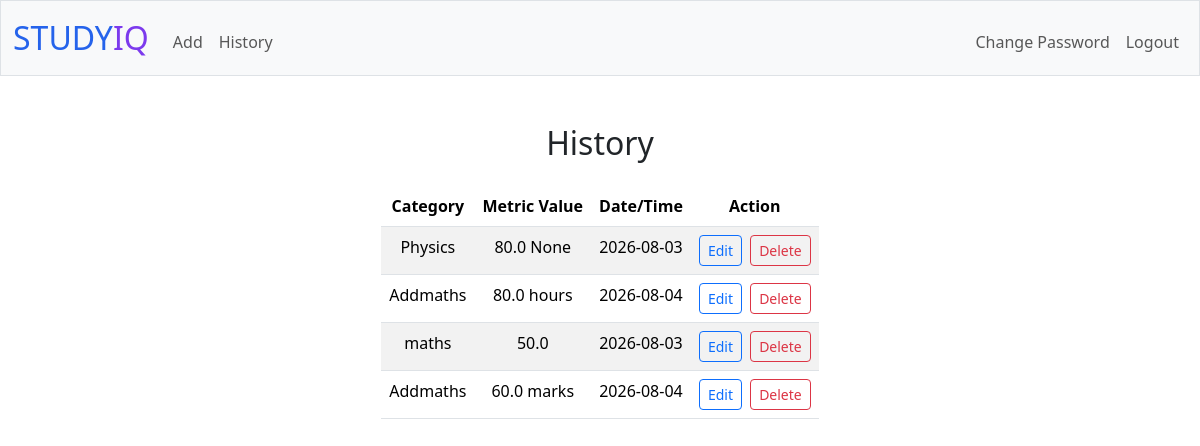
Screenshot of /history (signed in) with the database file from the repository.
### tables this page shows
CREATE TABLE entries (id INTEGER PRIMARY KEY AUTOINCREMENT, user_id INTEGER NOT NULL, category TEXT NOT NULL, metric_value REAL NOT NULL, date TEXT NOT NULL, unit TEXT, FOREIGN KEY(user_id) REFERENCES users(id));

### app.py (the view)
@app.route("/history")
@login_required
def history():
    user_id = session["user_id"]
    entries = db.execute("SELECT id, category, metric_value, unit, date FROM entries WHERE user_id=?", user_id)
    return render_template("history.html", entries=entries)

### app.py (called while the page is built)
@app.after_request
def after_request(response):
    response.headers["Cache-Control"] = "no-cache, no-store, must-revalidate"
    response.headers["Expires"] = 0
    response.headers["Pragma"] = "no-cache"
    return response

### helpers.py (called while the page is built)
def login_required(f):
    @wraps(f)
    def decorated_function(*args, **kwargs):
        if session.get("user_id") is None:
            return redirect("/login")
        return f(*args, **kwargs)
    return decorated_function

### templates/history.html (shortened to what this page needs)
{% extends "layout.html" %}
{% block main %}
    <div class="row justify-content-center">
        <div class="col-md-5">
            <h2 class="mb-4">History</h3>
            <table class="table table-striped mx-auto w-auto">
            <thead>
                <tr>
                    <th>Category</th>
                    <th>Metric Value</th>
                    <th>Date/Time</th>
                    <th>Action</th>
                </tr>
            </thead>
            <tbody>
                {% for row in entries %}
                    <tr>
                        <td>{{ row.category }}</td>
                        <td>{{ row.metric_value }} {{ row.unit }}</td>
                        <td>{{ row.date }}</td>
                        <td>
                            <a href="/edit/{{ row.id }}" class="btn btn-sm btn-outline-primary me-1">Edit</a>
                            <form action="/delete" method="post" class="d-inline">
                                <button type="submit" class="btn btn-sm btn-outline-danger" onclick="return confirm('Are you sure you want to delete this entry?');">
                                    Delete
                                </button>
                            </form>
                        </td>
                    </tr>
                {% endfor %}
            </tbody>
            </table>
{% endblock %}

### templates/layout.html (shortened to what this page needs)
<!DOCTYPE html>
<html lang="en">
    <head>
        <link href="https://cdn.jsdelivr.net/npm/bootstrap@5.3.8/dist/css/bootstrap.min.css" rel="stylesheet">
        <link href="/static/style.css" rel="stylesheet">
    </head>
    <body>
        <nav class="bg-light border navbar navbar-expand-md navbar-light">
            <div class="container-fluid">
                <a class="navbar-brand" href="/"><span class="blue">S</span><span class="white">T</span><span class="red">U</span><span class="yellow">D</span><span class="green">Y</span><span class="orange">I</span><span class="brown">Q</span></a>
                <div class="collapse navbar-collapse" id="navbar">
                    {% if session["user_id"] %}
                        <ul class="navbar-nav me-auto mt-2">
                            <li class="nav-item"><a class="nav-link" href="/add">Add</a></li>
                            <li class="nav-item"><a class="nav-link" href="/history">History</a></li>
                        </ul>
                        <ul class="navbar-nav ms-auto mt-2">
                            <li class="nav-item"><a class="nav-link" href="/change_password">Change Password</a></li>
                            <li class="nav-item"><a class="nav-link" href="/logout">Logout</a></li>
                        </ul>
                    {% else %}
                        <ul class="navbar-nav ms-auto mt-2">
                            <li class="nav-item"><a class="nav-link" href="/register">Register</a></li>
                            <li class="nav-item"><a class="nav-link" href="/login">Login</a></li>
                        </ul>
                    {% endif %}
                </div>
            </div>
        </nav>
        <main class="container py-5 text-center">
            {% block main%}{% endblock %}
        </main>
    </body>
</html>

### static/style.css (style rules this page uses)
nav .navbar-brand { font-size: xx-large; }
nav .navbar-brand .blue { color: #2563eb; }
nav .navbar-brand .red { color: #2563eb; }
nav .navbar-brand .white { color: #2563eb; }
nav .navbar-brand .yellow { color: #2563eb; }
nav .navbar-brand .green { color: #2563eb; }
nav .navbar-brand .orange { color: #7c3aed; }
nav .navbar-brand .brown { color: #7c3aed; }

### rows the page displays
entries: category "Physics", metric_value "80.0", unit "None", date "2026-08-03"
entries: category "Addmaths", metric_value "80.0", unit "hours", date "2026-08-04"
entries: category "maths", metric_value "50.0", date "2026-08-03"
entries: category "Addmaths", metric_value "60.0", unit "marks", date "2026-08-04"
